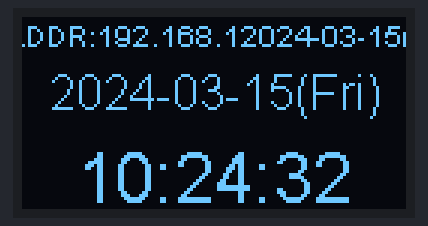
A sketch run on a simulated ESP8266 (NodeMCU). Parts: 128×64 one-colour display. WiFi joins after 1.5 s; servers stay silent unless stated; the local clock reads 2024-03-15 10:24:30 at power-on unless the sketch sets it; what the sketch prints to the serial monitor is not drawn.

Above: at 2.6 s.
At 7.1 s:
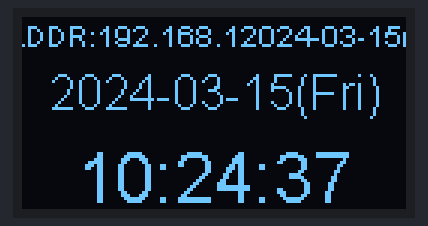
At 12.1 s:
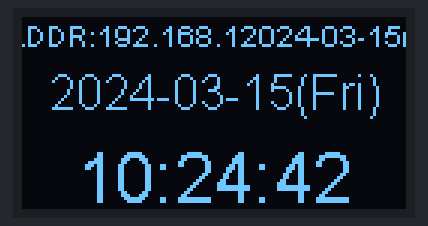
At 21.1 s:
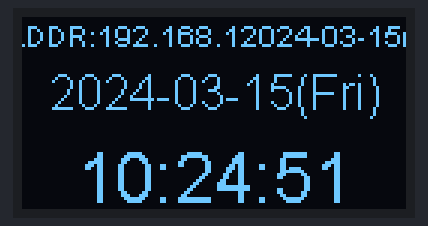
At 29.3 s:
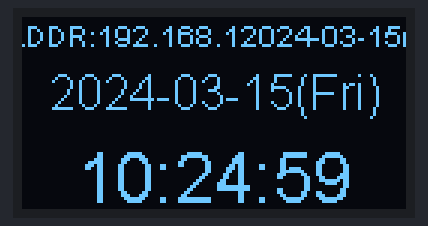
At 38.2 s:
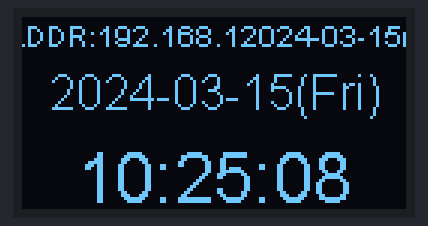

The sketch:

main.ino
```cpp
#include <Arduino.h>
#include <ESP8266WiFi.h>
#include <time.h>

#include <Wire.h>
#include <SSD1306.h>

#include "wifi_secrets.h"
#define JST (3600 * 9)

const char *weekDays[7] = { "Sun", "Mon", "Tue", "Wed", "Thr", "Fri", "Sat" };
char ipaddrBuffer[15 + 1];
char dateBuffer[15 + 1];
char clockBuffer[8 + 1];

SSD1306 display(0x3c, 4, 5); //addr, SDA, SCK

void setup()
{
    //configure Serial for log
    Serial.begin(115200);
    delay(1000);
    Serial.print("\n\nRESET\n\n");

    //configure WiFi
    WiFi.mode(WIFI_STA);
    WiFi.printDiag(Serial);
    WiFi.begin(WiFi_ssid, WiFi_wpaKey);
    while (WiFi.status() != WL_CONNECTED) {
        Serial.print('.');
        delay(500);
    }
    WiFi.printDiag(Serial);
    Serial.println();
    Serial.printf("Connected, IPADDR = ");
    Serial.println(WiFi.localIP());

    byte oct0 = WiFi.localIP()[0];
    byte oct1 = WiFi.localIP()[1];
    byte oct2 = WiFi.localIP()[2];
    byte oct3 = WiFi.localIP()[3];
    sprintf(ipaddrBuffer, "IPADDR:%d.%d.%d.%d", oct0, oct1, oct2, oct3);

    //sync NTP
    configTime(JST, 0, "ntp.nict.jp", "ntp.jst.mfeed.ad.jp");

    //configure SSD1306 i2c display
    display.init();
    display.flipScreenVertically();
    display.setFont(ArialMT_Plain_10);
    display.displayOn();
}

void loop()
{
    time_t t;
    struct tm *tm;
    t = time(NULL);
    tm = localtime(&t);
    sprintf(dateBuffer, "%04d-%02d-%02d(%s)",
                    tm->tm_year+1900, tm->tm_mon+1, tm->tm_mday,
                    weekDays[tm->tm_wday]);
    sprintf(clockBuffer, "%02d:%02d:%02d",
                    tm->tm_hour, tm->tm_min, tm->tm_sec);

    Serial.printf("%s %s\n", dateBuffer, clockBuffer);

    display.clear();
    display.setTextAlignment(TEXT_ALIGN_CENTER);
    display.setFont(ArialMT_Plain_10);
    display.drawString(64, 0, String(ipaddrBuffer));
    display.setFont(ArialMT_Plain_16);
    display.drawString(64, 16, String(dateBuffer));
    display.setFont(ArialMT_Plain_24);
    display.drawString(64, 32 + 8, String(clockBuffer));
    display.display();
    delay(250);
}
```

wifi_secrets.h
```cpp
#ifndef __WIFI_SECRETS_H__
#define __WIFI_SECRETS_H__
const char* WiFi_ssid = "(set SSID)";
const char* WiFi_wpaKey = "(set Key)";

#endif //__WIFI_SECRETS_H__
```

Measured:
- what the display in image 0 shows lasts 0.6 s, from 2.5 s to 3.1 s
- what the display in image 1 shows lasts 1.1 s, from 7.0 s to 8.1 s
